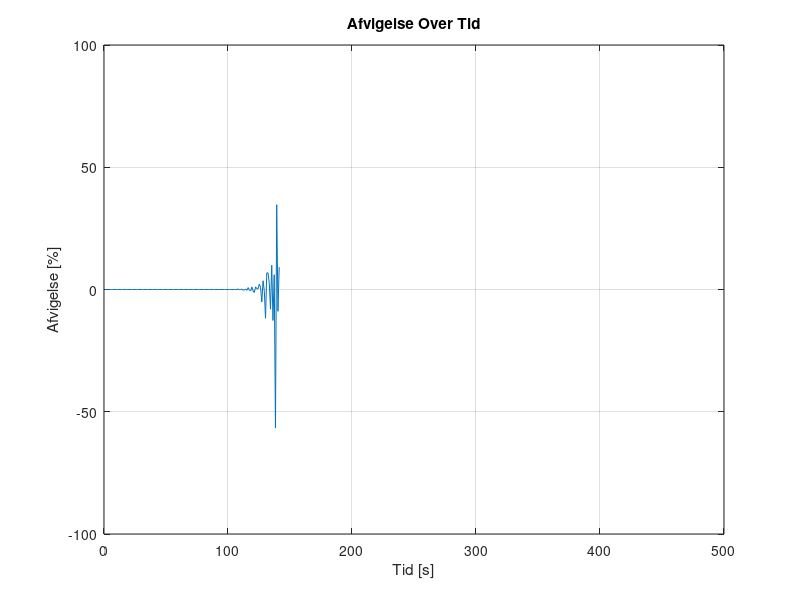
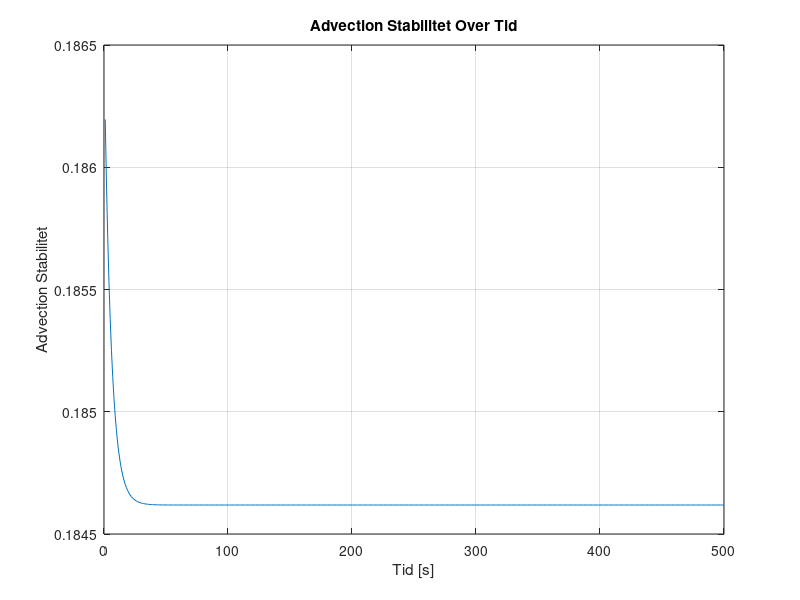
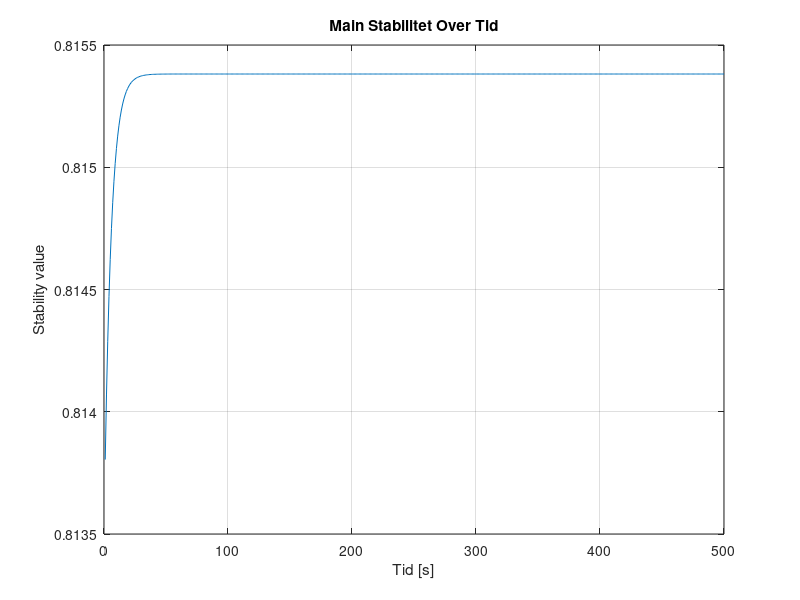
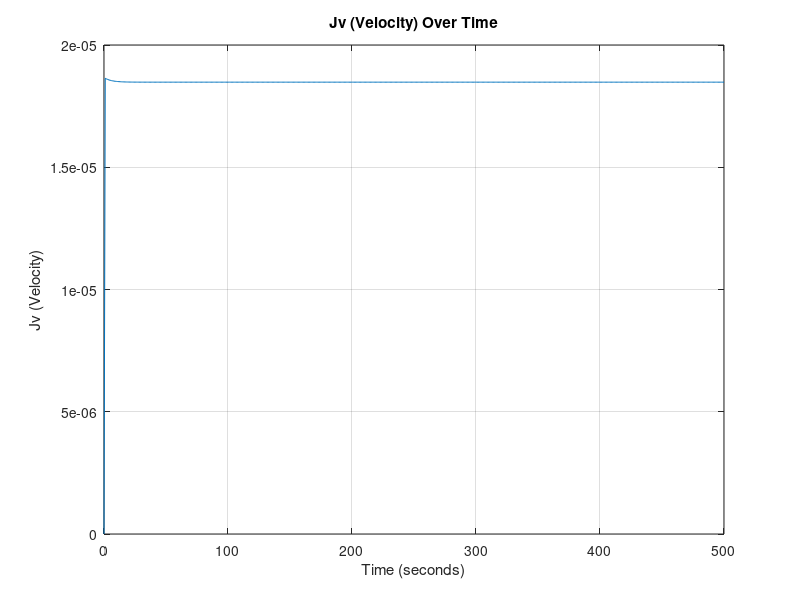

MATLAB code for these plots, in order: (Note: this script raises an error after producing the figures.)
%%%%%%%%%%%%%%%%%%%%%%%%%%%%%%%%%%%%%%%
%%%  GITHUB - ALL RIGHTS RESERVED   %%%
%%%                                 %%%
%%% PROPERTY OF AALBORG UNIVERSITY  %%%
%%%         CREATED BY:             %%%
%%%  GROUP 3 - 3RD SEMESTER- 2023   %%%
%%%%%%%%%%%%%%%%%%%%%%%%%%%%%%%%%%%%%%%
%%
clear
close all
clc
%% Inital Parameters
Lx = 0.1;                     % Domain length [m]
domain_steps = 1000;          % Number of spatial domain steps
dx = Lx / (domain_steps - 1); % Position discretization [m]
 
Lt = 500;              % Time length [s]
time_steps = 500;      % Number of time steps
dt = Lt / time_steps;  % Temporal discretization [s]

% DEFINED VARIABLES
D = 0;      % Diffusivity coefficient H2PO4- in water [m^2 s^-1]
Cf = 0.1;             % Ionconcentration of the feed [mol L^-1]
DeltaP = 35;          % Change in outer pressure [bar]
Am = 0.0308;          % Surfacearea of the membrane [m^2]
k0 = 5.7311*10^-7;    % Initial water permeability [m^3 m^-2 bar^-1 s^-1] 
mu = 0.8903*10^-9;    % Viscosity of water [bar∙s]
Rm = 1/(mu*k0);       % Membraneresitance of water [m^-1]
alpha = 1*10^16;      % Specific fouling resistance [m · kg-1] or [m mol^-1]
JuScalar = 0.5;       % Percipitate Advection Coefficient
sig_i = 0.1;          % Rejection of ions 
volprc = dx*Am*1000;  % Volume per cell in Liters

% PHYSICAL CONSTANTS

R = 8.31415*10^-2;  % Gasconstant [L Bar mol^-1 K^-1]
T = 273.15+25;      % Temperature [K]
 
% Anonymous functions

Udf = @(conc) 0.0011*exp(36.328*conc) + 0.263253; % Concentration of percipitate in respect to Ciw. [mol L^-1]
Rf = @(conc) alpha*(conc*volprc/Am);                % Foulingresistance [m^-1]
k = @(conc) 1/(mu*(Rm+Rf(conc)));                 % Water permeability dependent on mu,Rm and Rf [m^3 m^-2 bar^-1 s^-1]


% Space and Time Grid
x = linspace(0, Lx, domain_steps);
t = linspace(0, Lt, time_steps);

% Initial concentration array AND Initial condition
C = zeros(domain_steps, time_steps)+0.1; % 0.1 molar [H2PO4] at pH 2.9

% Diffusive Stability

DS = D*dt/dx^2;
fprintf('\n Diffusivity Stability = %f', DS);
if DS>0.5 
   fprintf(2,'\n ERROR: Stabilitetsfejl');
else
    fprintf('\n Stable Diffusion Model !!');
end


%% Time-stepping loop
for j = 2:time_steps
    if j == 2
            Cudf = Udf(Cf); % Initial Percipitation
            Cop = 0;
            Cbw = Udf(Cf);
            Jb = 0;
        else
            Cudf = Udf(Ciw);
            Jb = Jtotv*Udf(Cf)*(dt/dx)*JuScalar;
            Cop = Cop + Jb; % Total percipitate after advection [mol L^-1]
            Cbw = Cudf + Cop;
    end    
    for i = 1:domain_steps
        Ciw = C(domain_steps, j-1); % Concentration of ions at the wall [mol L^-1]

        C(1, :) = Cf; % Set the leftmost boundary to Cf [mol L^-1]

        Jtotv = (k0*(DeltaP-(1*R*T*(Ciw))));  % Volume flux = Jtotv , in terms of osmotic pressure (DeltaP, R, T, C_(i_w)) and k. [m/s]

        if i == 1 % First Cell (no left neighbor)
            Jdiff = 0;       % Diffusive ionflux
            Jadv = 0;        % Advective flux

        elseif i == domain_steps % Membrane wall cell (no right neighbor)
            Jdiff = (D * (C(domain_steps - 1, j-1) - C(domain_steps, j-1))) / dx^2;           % Diffusive ionflux [mol · m-2 · s-1]
            Jadv = -Jtotv * (C(domain_steps, j-1)*(1-sig_i) - C(domain_steps - 1, j-1)) / dx; % Advective flux [mol · m-2 · s-1]

        else    % Bulk Cells
            % Calculate the second derivative normally
            Jdiff = D * (C(i + 1, j-1) - 2 * C(i, j-1) + C(i - 1, j-1)) / dx^2; % Diffusive ionflux at the membrane wall [mol · m-2 · s-1]
            Jadv = -Jtotv * (C(i, j-1) - C(i-1, j-1)) / dx;                     % Advective flux at the membrane wall [mol · m-2 · s-1]
        end
        % Apply the diffusion-advection equation
        C(i, j) = C(i, j-1) + dt * (Jdiff + Jadv); % Apply the diffusion-advection equation [mol L^-1]
        Jv_values2(j) = Jtotv;                   % Storing convective flux values in respect to time
        Cbw_values(j) = Cbw;                       % Storing precipitate values in respect to time
        AS(j) = Jtotv * dt/dx;                     % Storing Stability plot values
        % Main Stability
        MainS=(1-2*DS-AS(j));                      % Calculation of specific main stability to time
        MainS_values(j)=MainS;                     % Storing main stability values
    end
end
%% conservation and error

Ciw = [0,C(domain_steps, :)]; % Making the matrix line up properly and have the right size
Ciw(end) = [];

Systemdiff = [0, diff(sum(C*volprc,1))]; % Difference in system concentration per dt

inflow = Cf*(Jv_values2)*(dt/dx)*volprc;                 % Input [mol]
outflow = Ciw.* Jv_values2*(dt/dx)*volprc*(1-sig_i);     % Output [mol]
infoutdiff = (inflow - outflow);                           % Difference in input and output
ERROR = ((Systemdiff - infoutdiff).*Systemdiff.^(-1))*100; % Mass conservation error


%% 2D Plots

% Plot Mass Conservation Error values over time

figure;
plot(t, ERROR);
xlabel('Tid [s]');
ylabel('Afvigelse [%]');
title('Afvigelse Over Tid');
grid on;

% Plot Advection Stability (DS) values over time

figure;
plot(t(2:end), AS(2:end));
xlabel('Tid [s]');
ylabel('Advection Stabilitet');
title('Advection Stabilitet Over Tid');
grid on;

% Plot Main Stability (MainS) values over time

figure;
plot(t(2:end), MainS_values(2:end));
xlabel('Tid [s]');
ylabel('Stability value');
title('Main Stabilitet Over Tid');
grid on;

% Plot Jv values over time
figure;
plot(t, Jv_values2);
xlabel('Time (seconds)');
ylabel('Jv (Velocity)');
title('Jv (Velocity) Over Time');
grid on;

%% 3D Plot

% 3D surface plot - concentration over time and position
[T, X] = meshgrid(t, x);
figure;
h = surf(X, T, (C/Cf)-1);
xlabel('Position [m]');
ylabel('Tid [s]');
zlabel('CF');
title('CF over tid og position');
xlim([0, Lx]);
ylim([0, Lt]);
zlim([0, 0.12]);
set(h,'LineStyle','none')
colormap(jet)
clim([0, 0.12])

%%
save('step2jv', 'Jv_values2')
